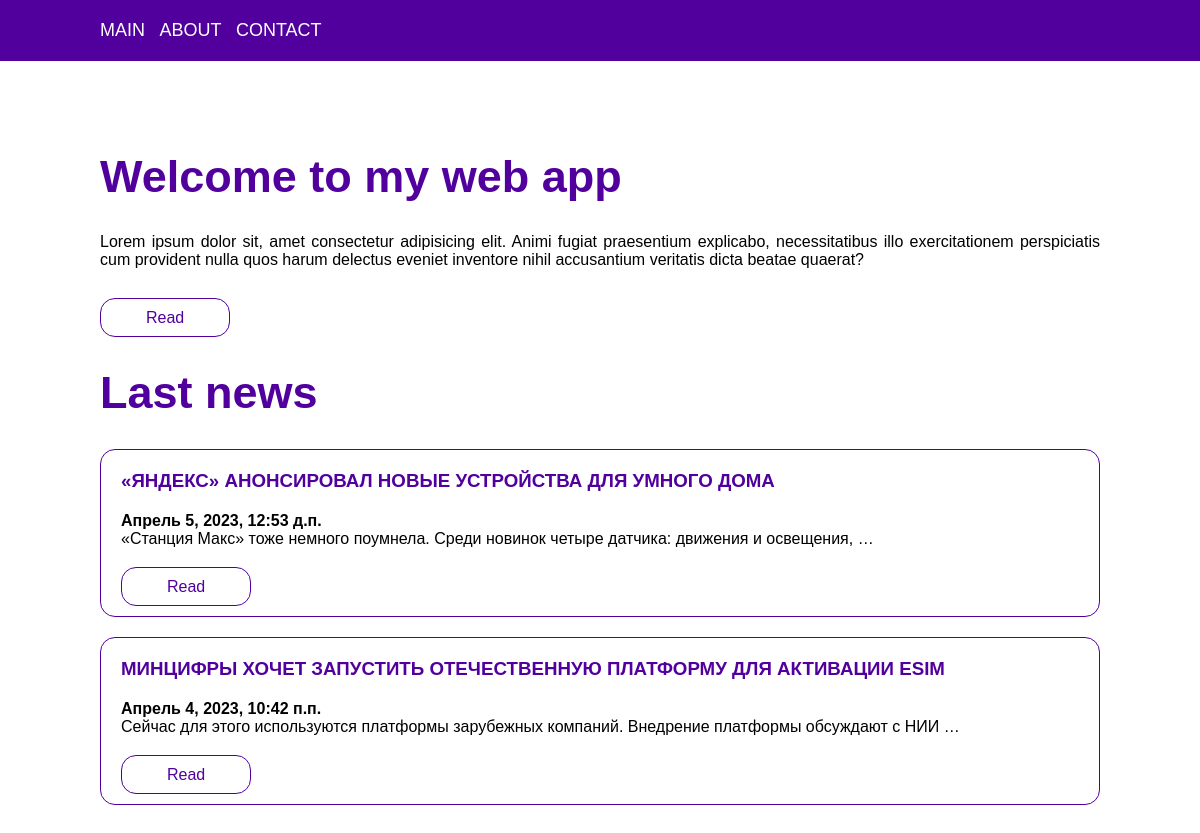
The page / on the database its author committed.
### webApp/models.py (models this page shows, shortened)
class Post(models.Model):
    title = models.CharField("Заголовок", max_length=255, null=True, blank=True)
    content = models.TextField("Контент", null=True, blank=True)
    postDate = models.DateTimeField("Дата поста", default=datetime.now)
    class Meta:
        verbose_name = "Пост"
        verbose_name_plural = "Посты"

### webApp/views.py (the view)
# urls.py: path('', views.homePage, name='homePage'),
def homePage(request):
    posts = Post.objects.all().order_by('-postDate')
    return render(request, "index.html", {
        'posts': posts
    })

### webApp/templates/index.html (shortened to what this page needs)
{% extends 'base.html' %}
{% block content %}
    <main class="main">
        <div id="main-content" class="container mb-10">
            <h1 class="title">Welcome to my web app</h1>
            <p class="text">Lorem ipsum dolor sit, amet consectetur adipisicing elit. Animi fugiat praesentium explicabo, necessitatibus illo exercitationem perspiciatis cum provident nulla quos harum delectus eveniet inventore nihil accusantium veritatis dicta beatae quaerat?</p>
            <a href="#" class="primary-button">Read</a>
        </div>
        <div class="container">
            <h2 class="title">Last news</h2>
            {% for post in posts %}
            <div class="card">
                <div class="card-body">
                     <h3>{{ post.title }}</h3>
                    <h4>{{ post.postDate }}</h4>
                    <p>{{ post.content|truncatewords:12 }}</p>
                    <a href="{% url 'postDetail' pk=post.pk %}" class="primary-button">Read</a>
                </div>
            </div>
            {% endfor %}
        </div>
    </main>
{% endblock %}

### webApp/templates/base.html (shortened to what this page needs)
{% load static %}
<!DOCTYPE html>
<html lang="en">
<head>
    <link rel="stylesheet" href="{% static './css/style.css' %}">
    <link rel="stylesheet" href="https://cdnjs.cloudflare.com/ajax/libs/font-awesome/6.4.0/css/all.min.css" />
</head>
<body>
    <header class="header">
        <div class="container">
            <div class="desktop-menu">
                <a href="{% url 'homePage' %}">Main</a>
                <a href="{% url 'aboutPage' %}">About</a>
                <a href="#">Contact</a>
            </div>
        </div>
    </header>
    {% block content %}
</body>
</html>

### webApp/static/css/style.css (style rules this page uses)
* { padding: 0; margin: 0; box-sizing: border-box; font-family: sans-serif; }
.container { margin-left: 100px; margin-right: 100px; }
.header { padding: 20px 0; background-color: #51009d; }
.desktop-menu { text-align: left; }
.desktop-menu a { color: #ffffff; text-decoration: none; font-size: 18px; margin-right: 10px; text-transform: uppercase; transition: 0.3s ease-in-out; }
.main { padding: 90px 0; }
.title { font-size: 45px; color: #51009d; margin-bottom: 30px; }
.card { border: 1px solid #51009d; border-radius: 15px; margin-bottom: 20px; }
.card-body { padding: 20px; }
.card-body h3 { margin-bottom: 20px; text-transform: uppercase; color: #51009d; }
.card-body p { text-align: justify; margin-bottom: 30px; }
.primary-button { padding: 10px 45px; background-color: white; border: 1px solid #51009d; border-radius: 15px; color: #51009d; text-decoration: none; transition: 0.3s ease-in-out; }
.mb-10 { margin-bottom: 40px; }
.text { margin-bottom: 40px; text-align: justify; }

### rows shown on the page
Post: title "«ЯНДЕКС» АНОНСИРОВАЛ НОВЫЕ УСТРОЙСТВА ДЛЯ УМНОГО ДОМА", postDate "Апрель 5, 2023, 12:53 д.п.", content "«Станция Макс» тоже немного поумнела. Среди новинок четыре датчика: движения и освещения, …"
Post: title "МИНЦИФРЫ ХОЧЕТ ЗАПУСТИТЬ ОТЕЧЕСТВЕННУЮ ПЛАТФОРМУ ДЛЯ АКТИВАЦИИ ESIM", postDate "Апрель 4, 2023, 10:42 п.п.", content "Сейчас для этого используются платформы зарубежных компаний. Внедрение платформы обсуждают с НИИ …"
